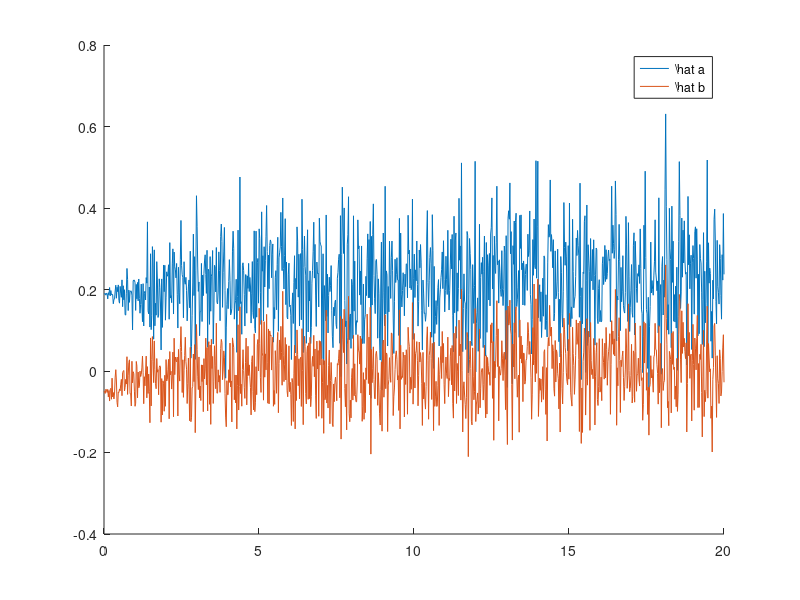

MATLAB code for this plot:
% D

% - asi generujueme ruzne odhady v zavislosti na ruznych kappa: 
% nebo teoreticky???

clear; clc; close all;

a11 = -0.5; b11 = 0.9; c11 = 0; lambda = 1;

ND = 501;
t = linspace(0,ND-1,ND);

y1 = zeros(ND,1);

e = randn(ND,1)*lambda; % bílý šum

N_kappa = 1000;
max_kappa = 20;


kappas = linspace(0,max_kappa,N_kappa);

theta_odhady = zeros(2, N_kappa);
us = zeros(ND, N_kappa);
for q = 1:N_kappa
    
    kappa = kappas(q);
    
    v  =  randn(ND,1)*kappa;

    k = 0.8; % zafixovano tak, aby pro kappa = 0 stabilni

    u = zeros(ND,1);
    for i = 2:ND
        u(i) = -k*y1(i-1) + v(i-1);
        y1(i) = -a11*y1(i-1) + b11*u(i) + e(i, 1);
    end
    
    us(:,q) = u; 
    
%     figure;
%     plot(t, y1);
%     title('System1 feedback');
    
    phi = [-y1(1:ND-1), u(1:ND-1)];
    theta_odhady(:,q) = inv(phi'* phi)*phi' * y1(2:ND);
   
end

figure; hold on
plot(kappas, theta_odhady(1,:))
plot(kappas, theta_odhady(2,:))
legend('\hat a', '\hat b')

